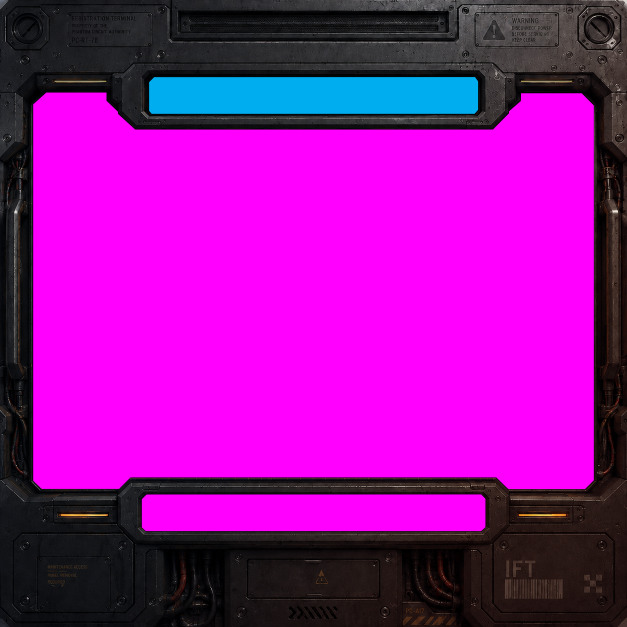
#> input picture design/selection/SelectionConcept2.png, 1254 x 1254 px, found by its file name (shown at 1/2 size)
$ python bezel_bake.py design/selection/SelectionConcept2.png //
#> lines starting #> are read from the running program, lines starting #| are printed output that depends on the picture; after the words box and inside, x2 and y2 are one past the last pixel; in counts of white or black regions, pixels touching at a corner belong together
#!/usr/bin/env python3
"""Turn a console drawing into a table the firmware can draw.

    python tools/bezel_bake.py design/selection/SelectionConcept2.png \\
        src/vg/generated/bezel_console.h --name=BEZEL_CONSOLE

A bezel is the metal chassis around a screen. The firmware draws it as opaque
pixels, so it hides what is behind it. This is not a canopy. A canopy adds light
to the picture and a bezel replaces it, so the two use different tools.

MAGENTA MARKS THE EXEMPT AREA. Paint every part of the drawing that the game
fills itself in pure magenta (255, 0, 255). The baker stores no pixel there, and
the firmware draws no pixel there. The screen aperture and the two bar windows
are exempt, because the menu draws in them.

The table holds PANEL ROWS. The display is turned a quarter turn, so the baker
rotates the drawing once and the firmware reads straight lines. Each panel row
holds up to a few spans, and a span is one run of pixels between exempt areas.

Colours are reduced to a palette of 256. The drawing is dark metal with a small
number of light accents, so the error is about one level per channel.

Options:
    --name=NAME     the C name of the table. Default BEZEL_CONSOLE.
    --colors=N      palette size, 2 to 256. Default 256.
    --report        print the cost and write no file.
"""
import sys

from PIL import Image
import numpy as np

PANEL = 480          # the display is 480 x 480

# The jobs a painted area can have. The numbers are the firmware's enum, so they
# are part of the format and not a detail of this script.
SLOT     = 0         # magenta: the game draws here and decides what
HEADLINE = 1         # cyan:    the ticker runs across here, clipped to it

ROLE_NAME = { SLOT: "SLOT", HEADLINE: "HEADLINE" }


def load(src, colors):
    """Read the drawing. Return the palette, the indices, and the exempt mask."""
    rgb = Image.open(src).convert("RGB")
    a = np.asarray(rgb).astype(int)

    # ROLES COME FROM COLOUR. The artist paints what the game draws, and paints it
    # in the colour of the JOB it does:
    #
    #   MAGENTA  a slot. The game draws in it and decides what.
    #   CYAN     the headline. The ticker runs across it, clipped to it.
    #
    # This used to be one colour and the roles were worked out from geometry --
    # largest region is the screen, then sort the rest by position -- which is
    # inference dressed up as a rule. It got the two bar windows the wrong way
    # round on the first drawing, because they differ in area by three hundred
    # pixels and the sort was by area. The drawing knows what each hole is for;
    # it should say so rather than be guessed at.
    #
    # BY HUE, NOT BY LEVEL. A test on channel levels lets (255, 130, 255)
    # through as not-magenta, which it plainly is. Ask instead whether the two
    # channels that define the hue both stand clear of the third, and brightness
    # stops mattering.
    r, g, b = a[:, :, 0], a[:, :, 1], a[:, :, 2]
    role_hit = {
        SLOT:     (np.minimum(r, b) - g) > 40,      # magenta
        HEADLINE: (np.minimum(g, b) - r) > 40,      # cyan
    }

    # GROWN BY TWO PIXELS, each role on its own. The edge of a painted area is
    # smoothed against the metal beside it, so a ring of part-coloured pixels sits
    # just outside any test. Widening the test only moves the ring; growing the
    # area swallows it, at the cost of two pixels of metal the game draws over.
    def grow(m):
        for _ in range(2):
            e = m.copy()
            e[1:, :] |= m[:-1, :]
            e[:-1, :] |= m[1:, :]
            e[:, 1:] |= m[:, :-1]
            e[:, :-1] |= m[:, 1:]
            m = e
        return m

    # Reduced with NEAREST. A smooth reduction blends the marker paint with the
    # metal beside it and invents pixels that are neither.
    def shrink(m):
        return np.asarray(Image.fromarray((grow(m) * 255).astype(np.uint8))
                          .resize((PANEL, PANEL), Image.NEAREST)) > 127

    roles = {k: shrink(v) for k, v in role_hit.items()}
    mask  = np.zeros((PANEL, PANEL), bool)
    for m in roles.values():
        mask |= m

    art = rgb.resize((PANEL, PANEL), Image.LANCZOS)

    # Quantise the whole drawing. The exempt area takes one palette entry and
    # that entry is never stored, which costs one colour of the 256.
    pal_im = art.quantize(colors=colors, method=Image.MEDIANCUT,
                          dither=Image.Dither.NONE)
    idx = np.asarray(pal_im).astype(np.uint8)

    pal = pal_im.getpalette()[:colors * 3]
    pal565 = []
    for i in range(colors):
        r, g, b = pal[i * 3], pal[i * 3 + 1], pal[i * 3 + 2]
        # PRE-SWAPPED, like every other colour in the game. The display takes
        # RGB565 big-endian, so cfg_palette.h stores entries with the bytes
        # already exchanged and the raster copies them out untouched. A palette
        # written in the natural order draws the right picture in the wrong
        # colours: the low bits of blue land in the high bits of red.
        c = ((r >> 3) << 11) | ((g >> 2) << 5) | (b >> 3)
        pal565.append(((c >> 8) & 0x00FF) | ((c << 8) & 0xFF00))

    err = np.abs(np.asarray(pal_im.convert("RGB")).astype(int)
                 - np.asarray(art).astype(int))[~mask]
    rgb3 = [(pal[i * 3], pal[i * 3 + 1], pal[i * 3 + 2]) for i in range(colors)]
    return pal565, rgb3, idx, mask, roles, err


def regions(roles):
    """Every painted area, with the job its colour gives it.

    Returns a list of (role, inner, box) in READING ORDER within each role --
    top to bottom, then left to right. That is the order a screen refers to them
    in, so a drawing with three keys along the bottom hands them over left to
    right without anybody having to say which is which.

    Two rectangles per area, because they answer different questions. `inner` is
    the largest rectangle that fits INSIDE the area and is what a hit test and a
    layout want. `box` is the full extent, chamfered corners included, and is
    what a fill and a clip want: filling only the inner rectangle leaves the
    corners unpainted, and clipping to it cuts a moving label short of the glass.
    """
    out = []
    for role, mask in roles.items():
        seen = np.zeros(mask.shape, np.int32)
        tag = 0
        for sy in range(PANEL):
            for sx in range(PANEL):
                if not mask[sy, sx] or seen[sy, sx]:
                    continue
                tag += 1
                stack = [(sy, sx)]
                seen[sy, sx] = tag
                while stack:
                    y, x = stack.pop()
                    for dy, dx in ((1, 0), (-1, 0), (0, 1), (0, -1)):
                        ny, nx = y + dy, x + dx
                        if 0 <= ny < PANEL and 0 <= nx < PANEL                                 and mask[ny, nx] and not seen[ny, nx]:
                            seen[ny, nx] = tag
                            stack.append((ny, nx))
                m = seen == tag
                ys, xs = np.nonzero(m)
                box = (int(xs.min()), int(ys.min()), int(xs.max()), int(ys.max()))
                out.append((role, max_rect(m), box))

    # Reading order within a role. Rows first, and two areas count as the same row
    # when they overlap vertically -- a line of keys along the bottom is one row
    # however their tops happen to land.
    def key(e):
        _, _, (x0, y0, _, _) = e
        return (y0 // 24, x0)
    out.sort(key=lambda e: (e[0], key(e)))
    return out


def max_rect(m):
    """The largest axis-aligned rectangle that fits inside a mask.

    Runs the largest-rectangle-in-a-histogram scan down the rows. Returns
    x0, y0, x1, y1, with all four inside the rectangle.
    """
    best = (0, 0, 0, 0, 0)
    h = np.zeros(PANEL, np.int32)
    for y in range(PANEL):
        h = np.where(m[y], h + 1, 0)
        stack = []
        for x in range(PANEL + 1):
            cur = int(h[x]) if x < PANEL else 0
            start = x
            while stack and stack[-1][1] >= cur:
                sx, sh = stack.pop()
                area = sh * (x - sx)
                if area > best[0]:
                    best = (area, sx, y - sh + 1, x - 1, y)
                start = sx
            stack.append((start, cur))
    return best[1:]


def to_panel(a):
    """Rotate the drawing into the order the display is scanned in.

    The panel is mounted a quarter turn from the drawing. A frame that is
    written straight out of this array needs no rotation at draw time.
    """
    return np.rot90(a, 1)


def spans_of(mask_p):
    """Find the runs of stored pixels in each panel row."""
    out = []
    for y in range(PANEL):
        row = mask_p[y]
        x = 0
        while x < PANEL:
            if not row[x]:
                x0 = x
                while x < PANEL and not row[x]:
                    x += 1
                out.append((y, x0, x - x0))
            else:
                x += 1
    return out


def write(path, name, pal, idx_p, spans, data, wins):
    rows = [0] * (PANEL + 1)
    for _, (y, _, _) in enumerate(spans):
        rows[y + 1] += 1
    for y in range(PANEL):
        rows[y + 1] += rows[y]

    def col(vals, per, fmt):
        line, out = [], []
        for v in vals:
            line.append(fmt % v)
            if len(line) == per:
                out.append("    " + ", ".join(line) + ",")
                line = []
        if line:
            out.append("    " + ", ".join(line) + ",")
        return "\n".join(out)

    with open(path, "w", encoding="utf-8") as fh:
        fh.write("// GENERATED by tools/bezel_bake.py -- do not edit.\n//\n")
        fh.write("// A console bezel: the metal around the screen, drawn as opaque\n")
        fh.write("// pixels. Rows are PANEL rows, so the firmware reads straight\n")
        fh.write("// lines and does not rotate anything.\n//\n")
        fh.write("// %d spans over %d rows, %d pixels, palette of %d.\n"
                 % (len(spans), PANEL, len(data), len(pal)))
        fh.write("#pragma once\n#include \"../vg_bezel.h\"\n\n")

        fh.write("static const uint16_t %s_PAL[%d] = {\n%s\n};\n\n"
                 % (name, len(pal), col(pal, 8, "0x%04x")))
        fh.write("// One palette index per stored pixel, span by span.\n")
        fh.write("static const uint8_t %s_DATA[%d] = {\n%s\n};\n\n"
                 % (name, len(data), col(data, 16, "%3d")))
        fh.write("// x, length, and where the span's pixels start in the data.\n")
        fh.write("static const VgBezelSpan %s_SPAN[%d] = {\n" % (name, len(spans)))
        off = 0
        for (_, x0, n) in spans:
            fh.write("    { %3d, %3d, %6d },\n" % (x0, n, off))
            off += n
        fh.write("};\n\n")
        fh.write("// The first span of each panel row. The last entry is the total,\n")
        fh.write("// so a row's spans are row[y] up to row[y + 1].\n")
        fh.write("static const uint16_t %s_ROW[%d] = {\n%s\n};\n\n"
                 % (name, PANEL + 1, col(rows, 12, "%5d")))
        fh.write("// WHAT THE GAME DRAWS IN, in upright screen coordinates.\n")
        fh.write("// Role, then the largest rectangle inside the area, then its\n")
        fh.write("// full extent. Reading order within a role. Emitted from the\n")
        fh.write("// drawing rather than measured by hand, so a redrawn chassis\n")
        fh.write("// moves the layout with it instead of disagreeing with it.\n")
        fh.write("static const VgBezelSlot %s_SLOT[%d] = {\n" % (name, len(wins)))
        for k, (role, inr, box) in enumerate(wins):
            fh.write("    { %d, %3d,%4d,%4d,%4d,  %3d,%4d,%4d,%4d },   // %d %s\n"
                     % ((role,) + tuple(inr) + tuple(box) + (k, ROLE_NAME[role])))
        fh.write("};\n\n")
        # AND THE SAME NUMBERS AS DEFINES, for a screen that lays itself out at
        # compile time. The table is for the console layer, which is generic and
        # asks at runtime; these are for a screen that knows its own drawing and
        # would rather have constants. S0, S1... are the drawing slots in reading
        # order; HL is the headline.
        for k, (role, inr, box) in enumerate(wins):
            tag = "HL" if role == HEADLINE else ("S%d" % k)
            for suf, v in (("X0", inr[0]), ("Y0", inr[1]),
                           ("X1", inr[2]), ("Y1", inr[3]),
                           ("BX0", box[0]), ("BY0", box[1]),
                           ("BX1", box[2]), ("BY1", box[3])):
                fh.write("#define %s_%s_%s %3d\n" % (name, tag, suf, v))
        fh.write("\n")
        fh.write("static const VgBezel %s = {\n" % name)
        fh.write("    %s_PAL, %s_DATA, %s_SPAN, %s_ROW, %s_SLOT,\n"
                 % (name, name, name, name, name))
        fh.write("    %d, %d, %d,\n};\n" % (len(spans), len(data), len(wins)))


def main(argv):
    name, colors, report = "BEZEL_CONSOLE", 256, False
    args = []
    for a in argv:
        if a.startswith("--name="):
            name = a.split("=", 1)[1]
        elif a.startswith("--colors="):
            colors = int(a.split("=", 1)[1])
        elif a == "--report":
            report = True
        else:
            args.append(a)
    if len(args) < 1:
        sys.exit(__doc__)

    pal, _rgb, idx, mask, roles, err = load(args[0], colors)
#> in load, rgb is the input picture: PIL image 1254x1254 RGB; mean R, G, B 153.8, 16.9, 159
#> in load, `r, g, b = a[:, :, 0], a[:, :, 1], a[:, :, 2]`:
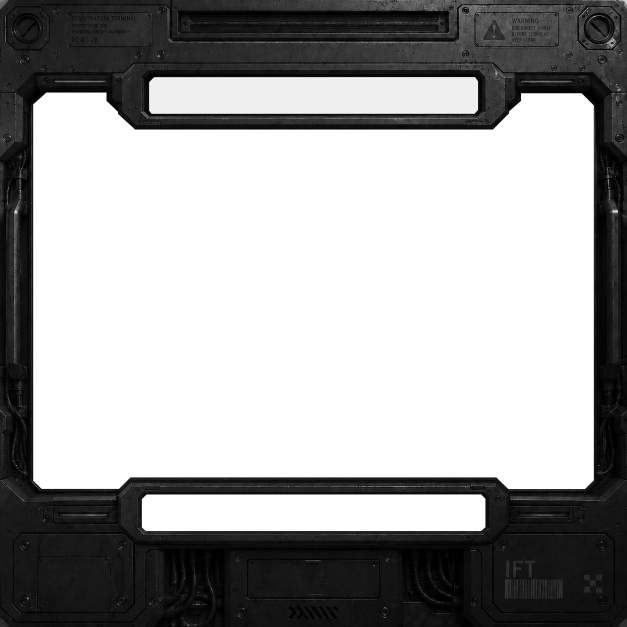
#> b: shape (1254, 1254) int64 (shown at 1/2 size); min 0, max 255, mean 159
#> in load, `roles = {k: shrink(v) for k, v in role_hit.items()}`: roles = 2 items
#> the loop in load, `for m in roles.values():` made 2 passes
#> pass 1, in load, `mask |= m`:
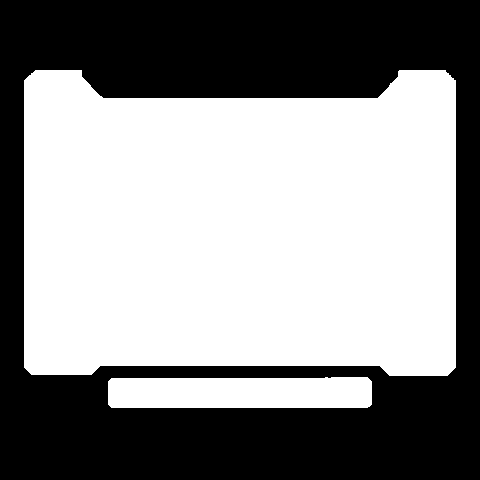
#> mask: shape (480, 480) bool; 55.8% white; 1 black region, box (x1, y1, x2, y2) and area: (0, 0, 480, 480) 101822
#> in load, `idx = np.asarray(pal_im).astype(np.uint8)`:
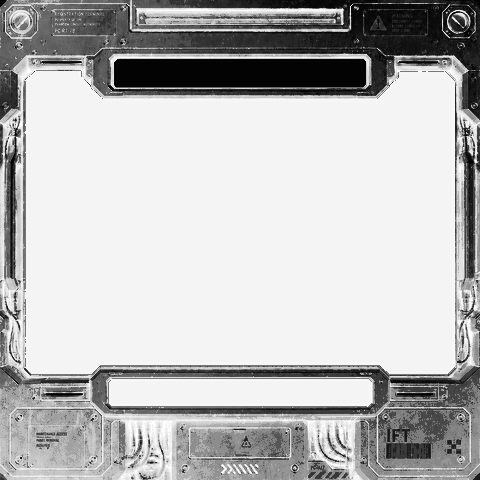
#> idx: shape (480, 480); min 0, max 255, mean 187.1
#> in load, `pal = pal_im.getpalette()[:colors * 3]`: pal = 768 values, max 255 at index 732, min 0 at index 3, mean 37.19
#> the loop in load, `for i in range(colors):` made 256 passes
#> (r, g, b, c) on passes 1 to 3: (231, 195, 111, 58893), (0, 177, 243, 1438), (0, 174, 240, 1406)
#> after the loop in load, `for i in range(colors):`: pal565 = 256 values, max 60258 at index 7, min 0 at index 235, mean 27948.5
#> in load, `rgb3 = [(pal[i * 3], pal[i * 3 + 1], pal[i * 3 + 2]) for i in range(co..`: rgb3 = 256 items, first 6: (231, 195, 111), (0, 177, 243), (0, 174, 240), (0, 174, 239), (0, 174, 238), (0, 173, 237)
#> pal has the same summary as pal565 in load; roles = 2 items


    idx_p, mask_p = to_panel(idx), to_panel(mask)
#> in to_panel, `return np.rot90(a, 1)`:
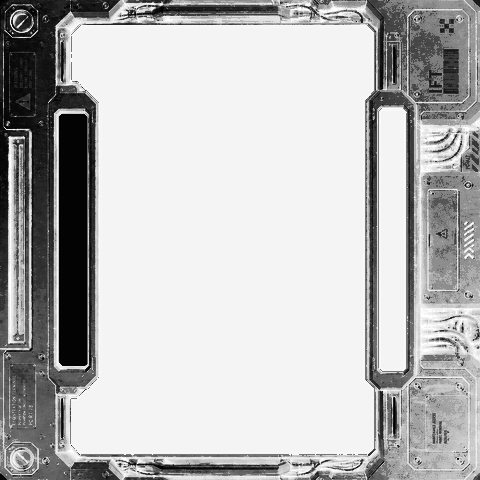
#> returned value: shape (480, 480); min 0, max 255, mean 187.1
#> in to_panel (call 2), `return np.rot90(a, 1)`:
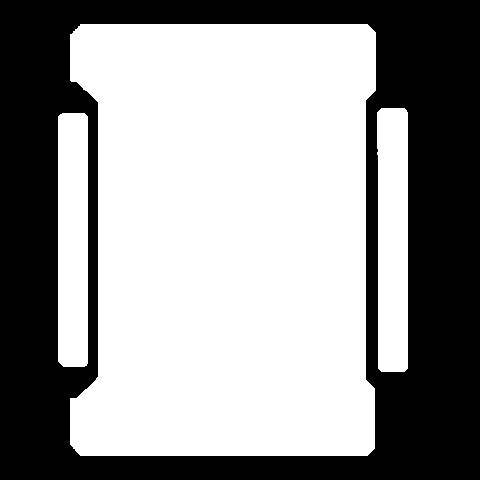
#> returned value: shape (480, 480) bool; 59.1% white; 1 black region, box (x1, y1, x2, y2) and area: (0, 0, 480, 480) 94235
    spans = spans_of(mask_p)
#> after the loop in spans_of, `for y in range(PANEL):`: out = 1430 items, first 6: (0, 0, 480), (1, 0, 480), (2, 0, 480), (3, 0, 480), (4, 0, 480), (5, 0, 480)
#> spans has the same summary as out in spans_of
    data = [int(idx_p[y, x0 + i]) for (y, x0, n) in spans for i in range(n)]
#> data = 94235 items

    kb = (len(data) + len(spans) * 8 + (PANEL + 1) * 2 + len(pal) * 2) / 1024.0
#> kb = 104.6
    print("  %s: %d x %d, %d colours" % (args[0], PANEL, PANEL, colors))
    print("  exempt %.1f%% of the panel, %d pixels stored"
          % (100.0 * mask.mean(), len(data)))
#|   exempt 59.1% of the panel, 94235 pixels stored
    print("  %d spans, %.1f a row at most" % (len(spans), max(
        sum(1 for s in spans if s[0] == y) for y in range(PANEL))))
#|   1430 spans, 4.0 a row at most
    print("  colour error: mean %.2f, 99%% within %.0f"
          % (err.mean(), np.percentile(err, 99)))
#|   colour error: mean 0.88, 99% within 7
    print("  %.1f KB of flash" % kb)
#|   104.6 KB of flash

    if report:
        return
    wins = regions(roles)
#> the loop in regions, `for role, mask in roles.items():` made 2 passes
#> role on passes 1 to 2: 0, 1
#> after the loop in regions, `for role, mask in roles.items():`:
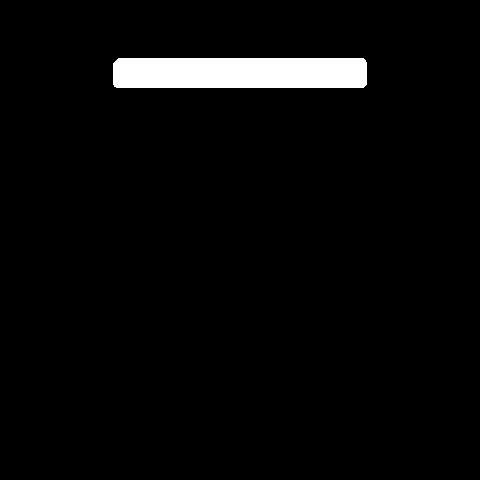
#> m: shape (480, 480) bool; 3.3% white; 1 white region, box (x1, y1, x2, y2) and area: (113, 58, 367, 88) 7587
#> after the loop in regions, `for role, mask in roles.items():`:
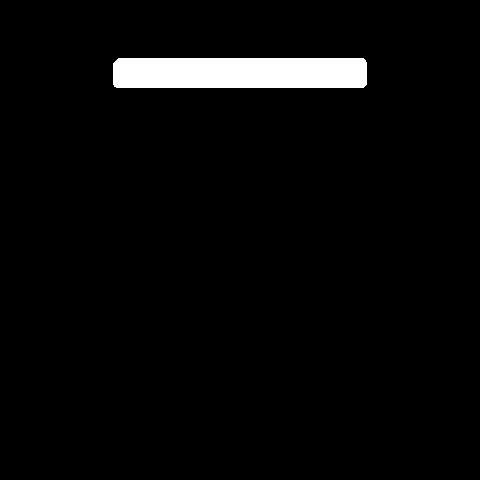
#> seen: shape (480, 480) int32; values 0 (black) and 1 (white), 3.3% white; 1 white region, box (x1, y1, x2, y2) and area: (113, 58, 367, 88) 7587
#> after the loop in regions, `for role, mask in roles.items():`: out = [(0, (24, 98, 455, 365), (24, 70, 455, 375)), (0, (111, 378, 367, 407), (108, 377, 371, 407)), (1, (118, 58, 363, 87), (113, 58, 366, 87))]
#> in key, `_, _, (x0, y0, _, _) = e`: x0 = 24; y0 = 70
#> wins has the same summary as out in regions
    for k, (role, w, bx) in enumerate(wins):
        print("  %d %-8s inner x %3d..%3d y %3d..%3d   box x %3d..%3d y %3d..%3d"
              % (k, ROLE_NAME[role], w[0], w[2], w[1], w[3], bx[0], bx[2], bx[1], bx[3]))
#> this loop made 3 passes
#> (role, w, bx) on passes 1 to 3: (0, (24, 98, 455, 365), (24, 70, 455, 375)), (0, (111, 378, 367, 407), (108, 377, 371, 407)), (1, (118, 58, 363, 87), (113, 58, 366, 87))
#> (printed output is left out)
    write(args[1], name, pal, idx_p, spans, data, wins)
#> the loop in write, `for _, (y, _, _) in enumerate(spans):` made 1430 passes
#> y on passes 1 to 3: 0, 1, 2
#> after the loop in write, `for _, (y, _, _) in enumerate(spans):`: rows = 481 values, max 4 at index 114, min 0 at index 0, mean 2.97
#> after the loop in write, `for y in range(PANEL):`: rows = 481 values from 0 to 1430
#> the loop in col, `for v in vals:` made 256 passes
#> v on passes 1 to 3: 3558, 40453, 32261
#> after the loop in col, `for v in vals:`: line = []; out = 32 items
#> the loop in col (call 2), `for v in vals:` made 94235 passes
#> the loop in write, `for (_, x0, n) in spans:` made 1430 passes
#> (x0, n, off) on passes 1 to 3: (0, 480, 480), (0, 480, 960), (0, 480, 1440)
#> after the loop in write, `for (_, x0, n) in spans:`: off = 94235
#> the loop in write, `for k, (role, inr, box) in enumerate(wins):` made 3 passes
#> the loop in write, `for k, (role, inr, box) in enumerate(wins):` made 3 passes
    print("  wrote %s" % args[1])


if __name__ == "__main__":
    main(sys.argv[1:])
